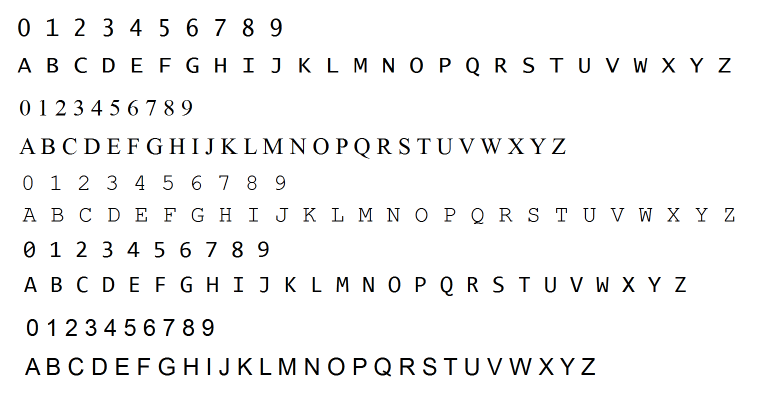
#> input picture training_chars.png, 1516 x 788 px (shown at 1/2 size)
$ python GenData.py   (older library calls are emulated)
#> lines starting #> are read from the running program, lines starting #| are printed output that depends on the picture; after the words box and inside, x2 and y2 are one past the last pixel; in counts of white or black regions, pixels touching at a corner belong together
# Inspired from https://github.com/MicrocontrollersAndMore/OpenCV_3_KNN_Character_Recognition_Python
# ş (351) => - (45)
# ı (305) => * (42)
# ğ (287) => < (60)
# : (58)  => q (113)

import cv2
import numpy as numpy
from matplotlib import pyplot as plt
import pytesseract as pyt
import numpy as np
from PIL import Image
import sys

MIN_COUNTOUR_AREA = 15
RESIZED_IMAGE_WIDTH = 20
RESIZED_IMAGE_HEIGHT = 30

def main():
    print(np.float32(105))
    originalImage = cv2.imread("training_chars.png")
#> originalImage is the input picture: shape (788, 1516, 3); mean B, G, R 245.2, 245.2, 245.2
    grayScaleImage = cv2.cvtColor(originalImage, cv2.COLOR_BGR2GRAY) # Grayscale
    # 5x5 Kernel (smoothing window, width - height), 0 sigma => sigma value, determines how much the image will be blurred, zero makes function chooses the sigma value
    blurImage = cv2.GaussianBlur(grayScaleImage, (5,5), 0)
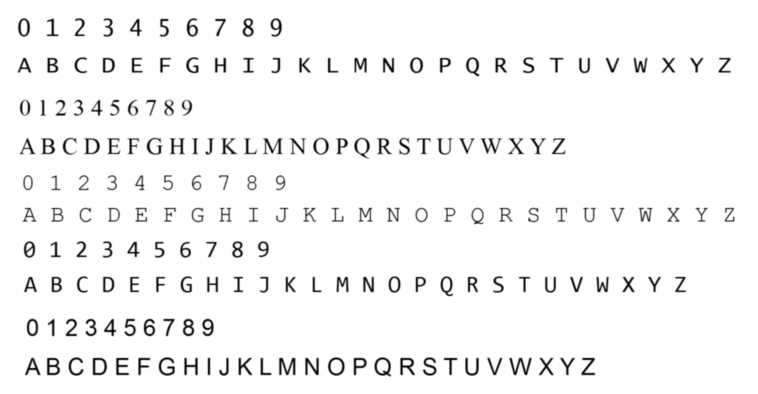
#> blurImage: shape (788, 1516) (shown at 1/2 size); min 0, max 255, mean 245.2
    # input image, 255 => make pixels that pass the threshold full white, THRESH_BINARY_INV => white foreground - black background
    thresholdImage = cv2.adaptiveThreshold(blurImage, 255, cv2.ADAPTIVE_THRESH_GAUSSIAN_C, cv2.THRESH_BINARY_INV, 11, 2)
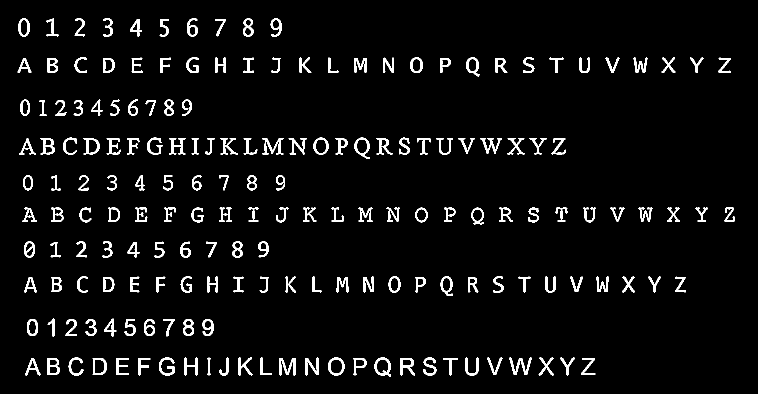
#> thresholdImage: shape (788, 1516) (shown at 1/2 size); 4.5% white; 180 white regions, largest, box (x1, y1, x2, y2) and area: (1018, 715, 1064, 750) 553, (558, 716, 591, 751) 544, (525, 276, 567, 309) 541
    thresholdImageCopy = thresholdImage
    # Segmentation is added for two part letters: i, ü, ö etc.
    rect_kernel = cv2.getStructuringElement(cv2.MORPH_RECT, (5, 12)) # points
    threshed = cv2.morphologyEx(thresholdImageCopy, cv2.MORPH_CLOSE, rect_kernel)
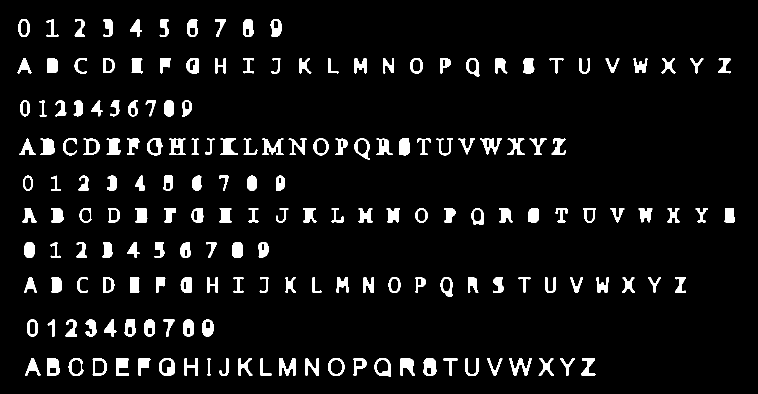
#> threshed: shape (788, 1516) (shown at 1/2 size); 6% white; 180 white regions
    # retr_external = gives outermost contours only,
    contours, hierarchy = cv2.findContours(threshed, cv2.RETR_EXTERNAL, cv2.CHAIN_APPROX_SIMPLE)
#> contours = 180 contours; largest, box (x1, y1, x2, y2) and area: (749, 716, 782, 754) 944, (656, 716, 689, 752) 908, (318, 716, 349, 752) 904, (709, 276, 740, 319) 868, (185, 717, 214, 751) 805
    # these are our training images, due to the data types that the KNN object KNearest requires, we have to declare a single Mat,
    # then append to it as though it's a vector, also we will have to perform some conversions before writing to file later
    npaFlattenedImages = np.empty((0, RESIZED_IMAGE_WIDTH * RESIZED_IMAGE_HEIGHT))
    intClassifications = [] # these are our training classifications, note we will have to perform some conversions before writing to file later
    intValidChars = [ord('0'), ord('1'), ord('2'), ord('3'), ord('4'), ord('5'), ord('6'), ord('7'), ord('8'), ord('9'),
                     ord('A'), ord('B'), ord('C'), ord('Ç'), ord('D'), ord('E'), ord('F'), ord('G'), ord('Ğ'), ord('H'), ord('I'), ord('İ'),
                     ord('J'), ord('K'), ord('L'), ord('M'), ord('N'), ord('O'), ord('Ö'), ord('P'), ord('R'), ord('S'), ord('Ş'),
                     ord('T'),ord('U'), ord('Ü'), ord('V'), ord('Y'), ord('Z'),ord('a'), ord('b'), ord('c'), ord('ç'), ord('d'),
                     ord('e'), ord('f'), ord('g'), ord('ğ'), ord('h'), ord('ı'), ord('i'),
                     ord('j'), ord('k'), ord('l'), ord('m'), ord('n'), ord('o'), ord('ö'), ord('p'), ord('r'), ord('s'), ord('ş'),
                     ord('t'),ord('u'), ord('ü'), ord('v'), ord('y'), ord('z'),
                     ord('.'), ord(','), ord('!'), ord('?'), ord(':'), ord(';'), ord('-'), ord('*'), ord('/'), ord('<'), ord('q')]
    for contour in contours:
        if cv2.contourArea(contour) > MIN_COUNTOUR_AREA:
            [intX, intY, intW, intH] = cv2.boundingRect(contour)
            cv2.rectangle(originalImage, (intX, intY), (intX + intW, intY + intH), (0,0,255), 2) # 2 thickness
            imgROI = thresholdImage[intY:intY+intH, intX:intX+intW]
            imgROIResized = cv2.resize(imgROI, (RESIZED_IMAGE_WIDTH, RESIZED_IMAGE_HEIGHT))
            cv2.imshow("Original Training Image", originalImage)
            intChar = cv2.waitKey(0)
            if intChar == 27: # esc
                sys.exit()
            elif intChar in intValidChars:
                intCharToSave = intChar
                if intChar == 45: # - => ş
                    intCharToSave = 351
                elif intChar == 42: # * => ı
                    intCharToSave = 305
                elif intChar == 60: # < => ğ
                    intCharToSave = 287
                elif intChar == 113: # q => :
                    intCharToSave = 58
                print("Char to save : " + str(intCharToSave) + " " + str(chr(intCharToSave)))
                intClassifications.append(intCharToSave)
                npaFlattenedImage = imgROIResized.reshape((1, RESIZED_IMAGE_WIDTH * RESIZED_IMAGE_HEIGHT))
                npaFlattenedImages = np.append(npaFlattenedImages, npaFlattenedImage, 0) # 0 puts new element in another row in matrix
                cv2.rectangle(originalImage, (intX, intY), (intX + intW, intY + intH), (0,255,0), 2)
#> this loop made 3 passes; (key e is pressed on pass 1)
#> (intX, intW, intH) on passes 1 to 2: (1163, 28, 34), (887, 28, 35)
#> (intX, intW, intH) on pass 3: (800, 30, 35)
#| Char to save : 101 e
#| Char to save : 58 :
#> pass 1, in main, `imgROIResized = cv2.resize(imgROI, (RESIZED_IMAGE_WIDTH, RESIZED_IMAGE..`:
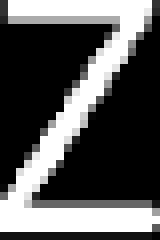
#> imgROIResized: shape (30, 20) (shown 8 times larger); min 0, max 255, mean 87.6
#> pass 2, in main, `imgROI = thresholdImage[intY:intY+intH, intX:intX+intW]`:
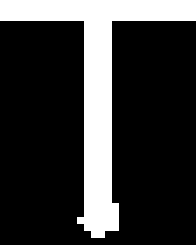
#> imgROI: shape (35, 28) (shown 7 times larger); 21.5% white; 1 white region, box (x1, y1, x2, y2) and area: (0, 0, 28, 34) 211
#> after the loop:
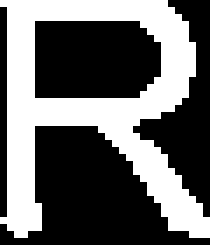
#> imgROI: shape (35, 30) (shown 7 times larger); 40.4% white; 1 white region, box (x1, y1, x2, y2) and area: (0, 0, 30, 34) 424
#> after the loop:
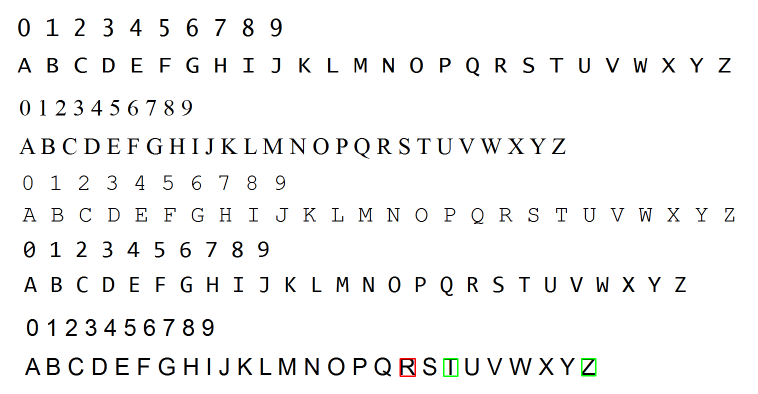
#> originalImage: shape (788, 1516, 3) (shown at 1/2 size); 0.09% of pixels changed, all inside (x1, y1, x2, y2) = (799, 716, 1193, 754)
#> after the loop, intClassifications = [101, 58]
            # end if
        # end if
    # end for
    fltClassifications = np.array(intClassifications, np.float32) # Convert int to float
    npaClassifications = fltClassifications.reshape((fltClassifications.size, 1))
    np.savetxt("classifications/altarikh_points.txt", npaClassifications)
    np.savetxt("flattened/altarikh_points.txt", npaFlattenedImages)
    cv2.destroyAllWindows()
    return

if __name__ == "__main__":
    main()
#> (the program exits here)

$ run again, with abadi_capital.png copied over training_chars.png
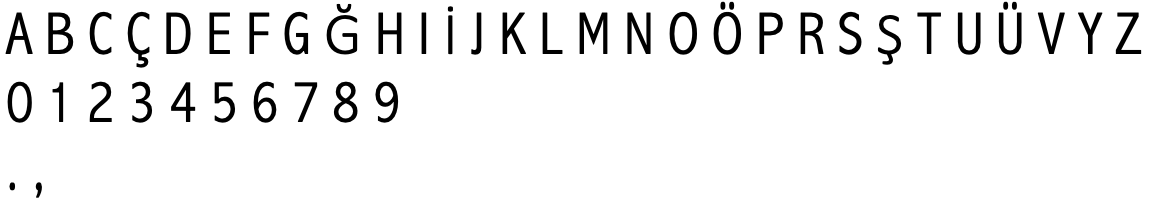
#> input picture abadi_capital.png, 1162 x 212 px
#> in main, originalImage is the input picture: shape (212, 1162, 3); min 0, max 255, mean 239.7
#> in main, `thresholdImage = cv2.adaptiveThreshold(blurImage, 255, cv2.ADAPTIVE_TH..`:
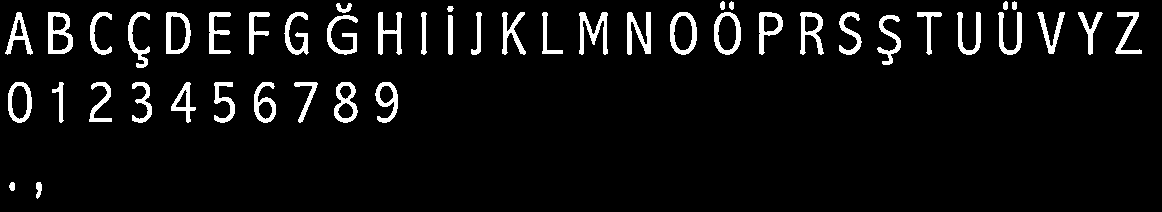
#> thresholdImage: shape (212, 1162); 6.3% white; 47 white regions, largest, box (x1, y1, x2, y2) and area: (48, 12, 73, 54) 551, (579, 12, 608, 55) 549, (627, 12, 651, 55) 543
#> threshed: shape (212, 1162); 7.2% white; 41 white regions
#> contours = 41 contours; largest, box (x1, y1, x2, y2) and area: (327, 0, 358, 56) 1172, (714, 0, 741, 56) 1084, (670, 13, 697, 56) 910, (48, 13, 73, 55) 874, (166, 13, 191, 55) 868
#> the loop in main, `for contour in contours:` made 3 passes; (key e is pressed on pass 1)
#> (intX, intY, intW, intH) on passes 1 to 2: (36, 183, 6, 17), (9, 183, 6, 9)
#> (printed output is left out)
#> after the loop in main, `for contour in contours:`:
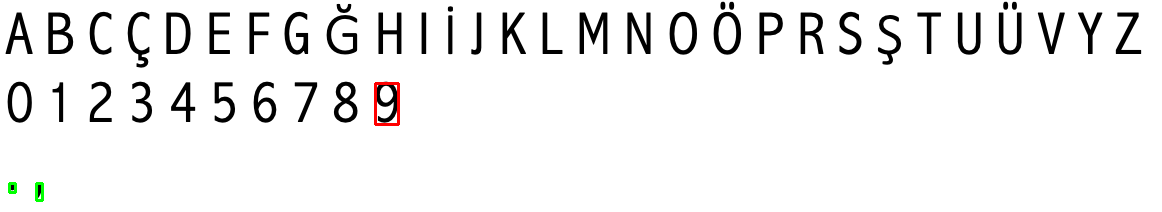
#> originalImage: shape (212, 1162, 3); 0.24% of pixels changed, all inside (x1, y1, x2, y2) = (8, 82, 400, 202)
#> after the loop in main, `for contour in contours:`: intClassifications = [101, 58]
